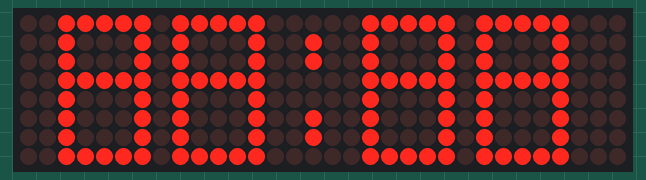
Bench run of a sketch on a simulated ESP8266 (Wemos D1 mini). Parts: 32×8 LED matrix. The local clock reads 2024-03-15 10:24:30 at power-on unless the sketch sets it.

Above: at 0.1 s.
At 2.1 s:
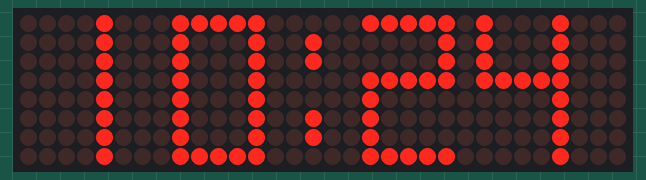
At 17.1 s:
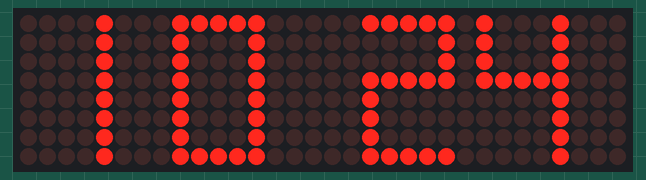
At 32.1 s:
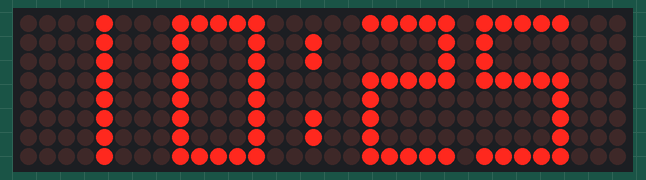
At 61.1 s:
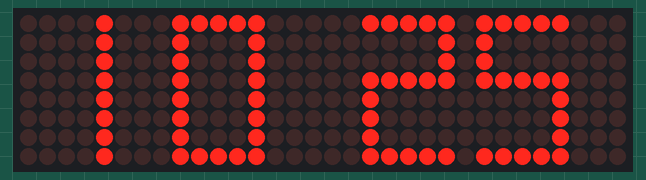
At 129.0 s:
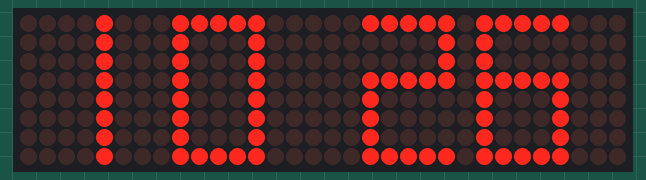

Measured:
- what the display in image 1 shows lasts 1.0 s, from 2.0 s to 3.0 s

The sketch:

led_Matrix_clock.ino
```cpp
/*
 Name:		led_Matrix_clock.ino
 Created:	2017/12/25 10:57:34
 Author:	Marco
*/

#include <SPI.h>
#include <Adafruit_GFX.h>
#include <Max72xxPanel.h>
#include <time.h>
#include "num_font.h"


#define BLACK   0x0000
#define BLUE    0x001F
#define RED     0xF800
#define GREEN   0x07E0
#define CYAN    0x07FF
#define MAGENTA 0xF81F
#define YELLOW  0xFFE0
#define WHITE   0xFFFF

int pinCS = D8; // Attach CS to this pin, DIN to MOSI and CLK to SCK (cf http://arduino.cc/en/Reference/SPI )
int numberOfHorizontalDisplays = 4;
int numberOfVerticalDisplays = 1;
char time_value[20];

// LED Matrix Pin -> ESP8266 Pin
// Vcc            -> 3v  (3V on NodeMCU 3V3 on WEMOS)
// Gnd            -> Gnd (G on NodeMCU)
// DIN            -> D7  (Same Pin for WEMOS)
// CS             -> D4  (Same Pin for WEMOS)
// CLK            -> D5  (Same Pin for WEMOS)

Max72xxPanel matrix = Max72xxPanel(pinCS, numberOfHorizontalDisplays, numberOfVerticalDisplays);

int wait = 90; // In milliseconds
int count = 0;
bool showcolon = true;

int spacer = 1;
int width = 5 + spacer; // The font width is 5 pixels

void setup()
{
	Serial.begin(115200);

	matrix.setIntensity(1);	     // Use a value between 0 and 15 for brightness
	matrix.setRotation(0, 1);    // The first display is position upside down
	matrix.setRotation(1, 1);    // The first display is position upside down
	matrix.setRotation(2, 1);    // The first display is position upside down
	matrix.setRotation(3, 1);    // The first display is position upside down

	//display test
	display_time("88:88", showcolon);
	matrix.write(); // Send bitmap to display
	delay(2000);

	//configTime use sntp update time and set RTC, and update every 1 hour by default;
	configTime(8 * 3600, 0, "0.asia.pool.ntp.org", "1.asia.pool.ntp.org", "2.asia.pool.ntp.org");
	//set sync time every 30 min
	//sntp_set_update_delay(1800000);
}

void loop()
{
	count++;
	matrix.fillScreen(LOW);
	time_t now = time(nullptr);
	//now = mktime(localtime(&now));
	String time = String(ctime(&now));
	time.trim();
	time.substring(11, 19).toCharArray(time_value, 10);
	//matrix.drawChar(2, 0, time_value[0], HIGH, LOW, 1); // H
	//matrix.drawChar(8, 0, time_value[1], HIGH, LOW, 1); // HH

	//if (showcolon) {
	//	showcolon = false;
	//	matrix.drawChar(14, 0, time_value[2], HIGH, LOW, 1); // HH:
	//}
	//else {
	//	showcolon = true;
	//}

	//matrix.drawChar(20, 0, time_value[3], HIGH, LOW, 1); // HH:M
	//matrix.drawChar(26, 0, time_value[4], HIGH, LOW, 1); // HH:MM

	display_time(time_value, showcolon);

	if (showcolon) {
		showcolon = false;
	}
	else {
		showcolon = true;
	}

	matrix.write(); // Send bitmap to display
	delay(1000);
	if (0 == count % 60) {
		display_message(time); // Display time in format 'Wed, Mar 01 16:03:20 2017
	}
}

void display_time(const char * str, bool displaycolon)
{
	const uint8_t * bitmap = nullptr;
	for (size_t i = 0; i < 5; i++) {
		switch (str[i]) {
		case '1':
			bitmap = FontData[1];
			break;
		case '2':
			bitmap = FontData[2];
			break;
		case '3':
			bitmap = FontData[3];
			break;
		case '4':
			bitmap = FontData[4];
			break;
		case '5':
			bitmap = FontData[5];
			break;
		case '6':
			bitmap = FontData[6];
			break;
		case '7':
			bitmap = FontData[7];
			break;
		case '8':
			bitmap = FontData[8];
			break;
		case '9':
			bitmap = FontData[9];
			break;
		case '0':
			bitmap = FontData[0];
			break;
		case ':':
			bitmap = FontData[10];
			break;
		default:
			break;
		}

		//if (2 == i && !displaycolon) {
		//	continue;
		//}
		//matrix.drawBitmap(2 + i * 6, 0, bitmap, 8, 8, RED);

    switch (i) {
    case 0:
      matrix.drawBitmap(2, 0, bitmap, 8, 8, RED);
      break;
    case 1:
      matrix.drawBitmap(2 + 6, 0, bitmap, 8, 8, RED);
      break;
    case 2:
      if (displaycolon){
        matrix.drawBitmap(2 + 11, 0, bitmap, 8, 8, RED);
      }
      break;
    case 3:
      matrix.drawBitmap(2 + 16, 0, bitmap, 8, 8, RED);
      break;
    case 4:
      matrix.drawBitmap(2 + 22, 0, bitmap, 8, 8, RED);
      break;
    default:
      break;
    }
	}

}

void display_message(String message)
{
	for (int i = 0; i < width * message.length() + matrix.width() - spacer; i++) {
		//matrix.fillScreen(LOW);
		int letter = i / width;
		int x = (matrix.width() - 1) - i % width;
		int y = (matrix.height() - 8) / 2; // center the text vertically
		while (x + width - spacer >= 0 && letter >= 0) {
			if (letter < message.length()) {
				matrix.drawChar(x, y, message[letter], HIGH, LOW, 1); // HIGH LOW means foreground ON, background off, reverse to invert the image
			}
			letter--;
			x -= width;
		}
		matrix.write(); // Send bitmap to display
		delay(wait / 2);
	}
}
```

num_font.h
```cpp
#ifndef _NUM_FONT_H_
#define _NUM_FONT_H_

const byte FontData[][8] = {
{
  B11111000,
  B10001000,
  B10001000,
  B10001000,
  B10001000,
  B10001000,
  B10001000,
  B11111000
},{
  B00100000,
  B00100000,
  B00100000,
  B00100000,
  B00100000,
  B00100000,
  B00100000,
  B00100000
},{
  B11111000,
  B00001000,
  B00001000,
  B11111000,
  B10000000,
  B10000000,
  B10000000,
  B11111000
},{
  B11111000,
  B00001000,
  B00001000,
  B11111000,
  B00001000,
  B00001000,
  B00001000,
  B11111000
},{
  B10001000,
  B10001000,
  B10001000,
  B11111000,
  B00001000,
  B00001000,
  B00001000,
  B00001000
},{
  B11111000,
  B10000000,
  B10000000,
  B11111000,
  B00001000,
  B00001000,
  B00001000,
  B11111000
},{
  B11111000,
  B10000000,
  B10000000,
  B11111000,
  B10001000,
  B10001000,
  B10001000,
  B11111000
},{
  B11111000,
  B00001000,
  B00001000,
  B00001000,
  B00001000,
  B00001000,
  B00001000,
  B00001000
},{
  B11111000,
  B10001000,
  B10001000,
  B11111000,
  B10001000,
  B10001000,
  B10001000,
  B11111000
},{
  B11111000,
  B10001000,
  B10001000,
  B11111000,
  B00001000,
  B00001000,
  B00001000,
  B11111000
},{
  B00000000,
  B00100000,
  B00100000,
  B00000000,
  B00000000,
  B00100000,
  B00100000,
  B00000000
}};

const int IMAGES_LEN = sizeof(FontData)/8;


#endif /* _NUM_FONT_H_ */
```
